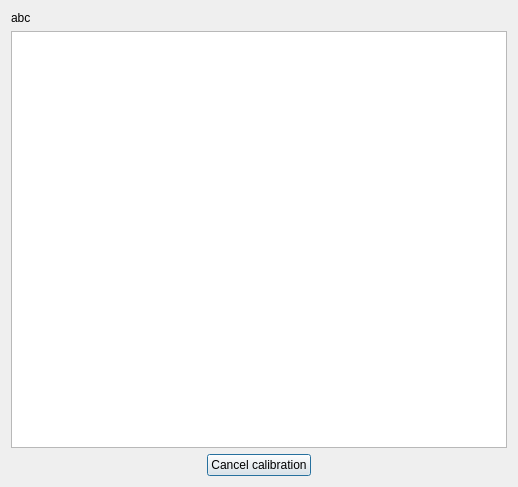
<?xml version="1.0" encoding="UTF-8"?>
<ui version="4.0">
 <class>Dialog</class>
 <widget class="QDialog" name="Dialog">
  <property name="geometry">
   <rect>
    <x>0</x>
    <y>0</y>
    <width>518</width>
    <height>487</height>
   </rect>
  </property>
  <property name="windowTitle">
   <string>Dialog</string>
  </property>
  <layout class="QGridLayout" name="gridLayout">
   <item row="0" column="0">
    <layout class="QVBoxLayout" name="verticalLayout">
     <item>
      <widget class="QLabel" name="label">
       <property name="text">
        <string>abc</string>
       </property>
      </widget>
     </item>
     <item>
      <widget class="QGraphicsView" name="graphicsView"/>
     </item>
     <item>
      <layout class="QHBoxLayout" name="horizontalLayout">
       <item>
        <spacer name="horizontalSpacer">
         <property name="orientation">
          <enum>Qt::Horizontal</enum>
         </property>
         <property name="sizeHint" stdset="0">
          <size>
           <width>40</width>
           <height>20</height>
          </size>
         </property>
        </spacer>
       </item>
       <item>
        <widget class="QPushButton" name="but_cancel">
         <property name="text">
          <string>Cancel calibration</string>
         </property>
        </widget>
       </item>
       <item>
        <spacer name="horizontalSpacer_2">
         <property name="orientation">
          <enum>Qt::Horizontal</enum>
         </property>
         <property name="sizeHint" stdset="0">
          <size>
           <width>40</width>
           <height>20</height>
          </size>
         </property>
        </spacer>
       </item>
      </layout>
     </item>
    </layout>
   </item>
  </layout>
 </widget>
 <resources/>
 <connections/>
</ui>
